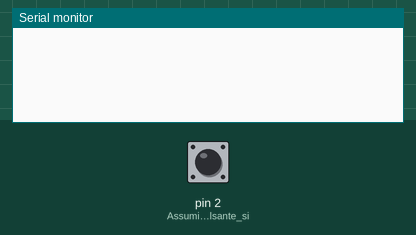
Recording of a sketch running on a simulated Arduino Uno, built with avr-gcc and run on an emulated ATmega328P. Shown: the last lines printed to the serial monitor. The inputs (shaded band) are chosen by the test bench; at power-on: pin 2 (Assumi_che_il_pulsante_si) LOW. Random numbers use the default seed unless the sketch sets one.

Above: at 1.2 s.
1.3 s: pin 2 (Assumi_che_il_pulsante_si) pulled HIGH for 0.15 s
At 2.5 s:
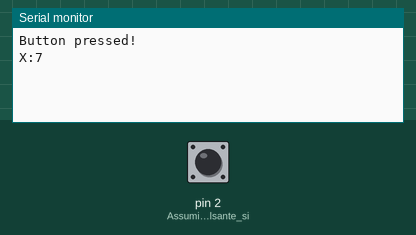
2.9 s: pin 2 (Assumi_che_il_pulsante_si) pulled HIGH for 1 s
At 4.0 s:
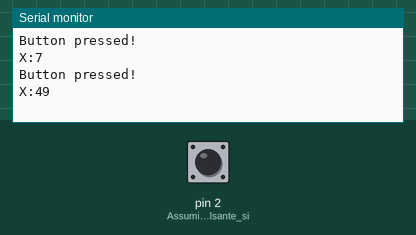
5.4 s: pin 2 (Assumi_che_il_pulsante_si) pulled HIGH for 0.15 s
At 5.9 s:
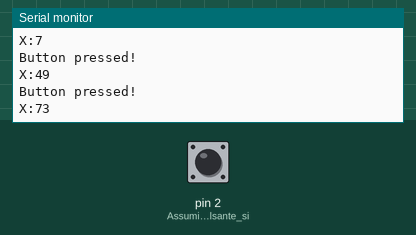

The sketch:

sketch_jan8a.ino
```cpp
void setup() {
  Serial.begin(9600);
  pinMode(2, INPUT);  // Assumi che il pulsante sia collegato al pin digitale 2
}

void loop() {
  int buttonState = digitalRead(2);
  if (buttonState == HIGH) {
    Serial.println("Button pressed!");  // Aggiungi questo println
    int randomValue = random(400);
    Serial.print("X:");
    Serial.println(randomValue);
    delay(1000);  // Aggiungi un ritardo per evitare invii multipli se il pulsante viene tenuto premuto
  }
}
```

Measured:
- after the input at 1.3 s, the serial monitor: prints a new line at once (image 1)
- after the input at 2.9 s, the serial monitor: prints a new line at once (image 2)
- after the input at 5.4 s, the serial monitor: prints a new line at once (image 3)
